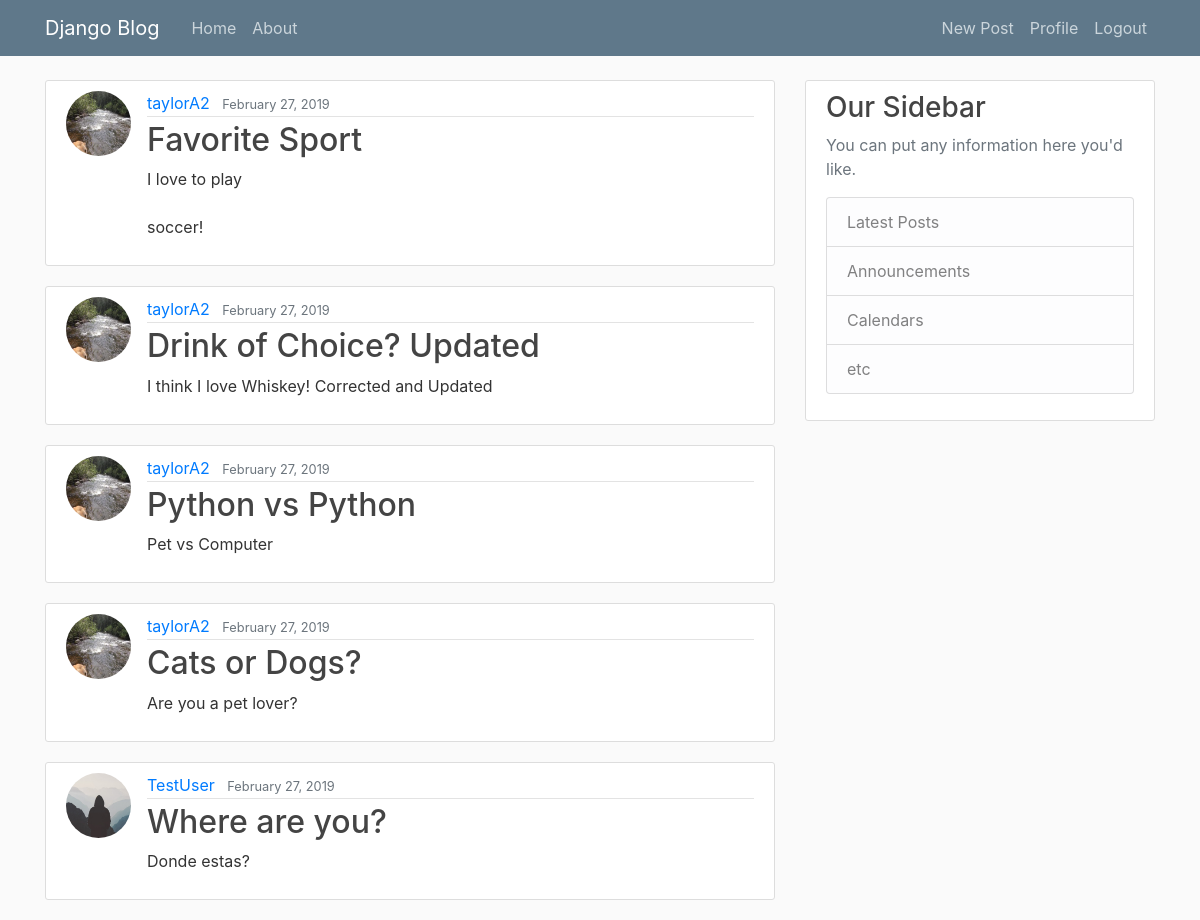
The app's page / (signed in) with its own data.
### blog/models.py (models this page shows, shortened)
class Post(models.Model):
    title = models.CharField(max_length=100)
    content = models.TextField()
    date_posted = models.DateTimeField(default=timezone.now)
    author = models.ForeignKey(User, on_delete=models.CASCADE)

### users/models.py (models this page shows, shortened)
class Profile(models.Model):
    user = models.OneToOneField(User, on_delete=models.CASCADE)
    image = models.ImageField(default='default.jpg', upload_to='profile_pics')

### blog/views.py (the view)
# urls.py: path('', PostListView.as_view(), name='blog-home'),
class PostListView(ListView):
    model = Post
    template_name = 'blog/home.html'
    context_object_name = 'posts'
    ordering = ['-date_posted']
    paginate_by = 5

### blog/templates/blog/home.html
{% extends 'blog/base.html' %}
{% block content %}
    {% for post in posts %}
        <article class="media content-section">
            <img class='rounded-circle article-img' src='{{ post.author.profile.image.url }}'>
            <div class="media-body">
                <div class="article-metadata">
                    <a class="mr-2" href="#">{{ post.author }}</a>
                    <small class="text-muted">{{ post.date_posted|date:'F d, Y' }}</small>
                </div>
                <h2><a class="article-title" href="{% url 'post-detail' post.id %}">{{ post.title }}</a></h2>
                <p class="article-content">{{ post.content }}</p>
            </div>
        </article>
    {% endfor %}
{% endblock %}

### blog/static/blog/main.css (style rules this page uses)
body { background: #fafafa; color: #333333; margin-top: 5rem; }
h1, h2, h3, h4, h5, h6 { color: #444444; }
.content-section { background: #ffffff; padding: 10px 20px; border: 1px solid #dddddd; border-radius: 3px; margin-bottom: 20px; }
.article-title { color: #444444; }
.article-content { white-space: pre-line; }
.article-img { height: 65px; width: 65px; margin-right: 16px; }
.article-metadata { padding-bottom: 1px; margin-bottom: 4px; border-bottom: 1px solid #e3e3e3 }

### records on screen
Post: author.profile.image (picture), author "taylorA2", date_posted "February 27, 2019", title "Favorite Sport", content "I love to play soccer!"
Post: author.profile.image (picture), author "taylorA2", date_posted "February 27, 2019", title "Drink of Choice? Updated", content "I think I love Whiskey! Corrected and Updated"
Post: author.profile.image (picture), author "taylorA2", date_posted "February 27, 2019", title "Python vs Python", content "Pet vs Computer"
Post: author.profile.image (picture), author "taylorA2", date_posted "February 27, 2019", title "Cats or Dogs?", content "Are you a pet lover?"
Post: author.profile.image (placeholder picture), author "TestUser", date_posted "February 27, 2019", title "Where are you?", content "Donde estas?"
